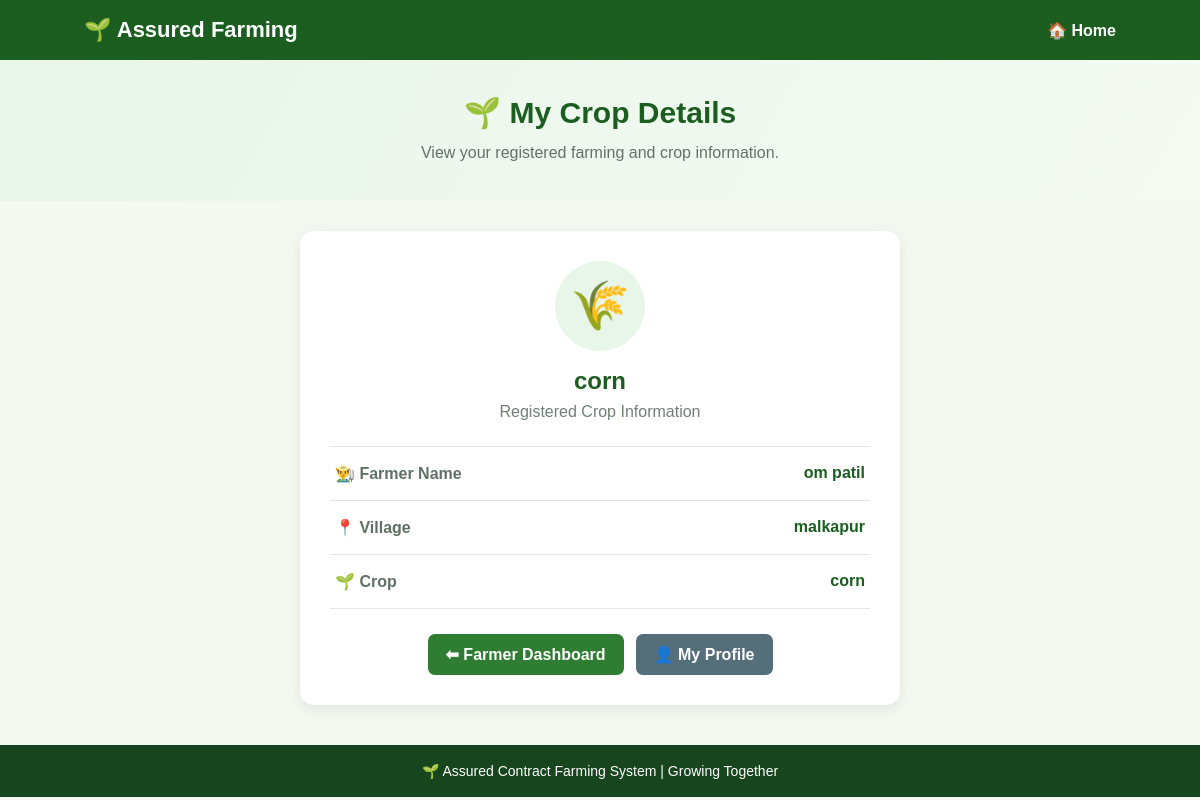
The app's page /farmer/crop/ (signed in) with its own data.
### farming/models.py (models this page shows, shortened)
class Farmer(models.Model):
    name = models.CharField(max_length=100)
    mobile = models.CharField(max_length=15)
    village = models.CharField(max_length=100)
    crop = models.CharField(max_length=100)
    password = models.CharField(max_length=100)

### farming/views.py (the view)
# urls.py: path('farmer/crop/', views.farmer_crop, name='farmer_crop'),
def farmer_crop(request):
    farmer_id = request.session.get('farmer_id')
    if farmer_id:
        farmer = Farmer.objects.get(id=farmer_id)
        return render(request, 'farmer_crop.html', {
            'farmer': farmer
        })
    return render(request, 'farmer_login.html', {
        'error': 'Please login first!'
    })

### farming/templates/farmer_crop.html (shortened to what this page needs)
<!DOCTYPE html>
<html>
<head>
</head>
<body>
    <div class="navbar">
        <div class="logo">🌱 Assured Farming</div>
        <a href="/">🏠 Home</a>
    </div>
    <section class="hero">
        <h1>🌱 My Crop Details</h1>
        <p>View your registered farming and crop information.</p>
    </section>
    <div class="crop-card">
        <div class="crop-icon">🌾</div>
        <h2>{{ farmer.crop }}</h2>
        <p class="subtitle">Registered Crop Information</p>
        <div class="details">
            <div class="detail-row">
                <span class="detail-label">👨‍🌾 Farmer Name</span>
                <span class="detail-value">{{ farmer.name }}</span>
            </div>
            <div class="detail-row">
                <span class="detail-label">📍 Village</span>
                <span class="detail-value">{{ farmer.village }}</span>
            </div>
            <div class="detail-row">
                <span class="detail-label">🌱 Crop</span>
                <span class="detail-value">{{ farmer.crop }}</span>
            </div>
        </div>
        <div class="actions">
            <a class="btn" href="/farmer/dashboard/">
                ⬅ Farmer Dashboard
            </a>
            <a class="btn btn-secondary" href="/farmer/profile/">
                👤 My Profile
            </a>
        </div>
    </div>
    <footer>
        🌱 Assured Contract Farming System | Growing Together
    </footer>
</body>
</html>

### farming/templates/farmer_crop.html (style rules this page uses)
* { margin: 0; padding: 0; box-sizing: border-box; font-family: Arial, sans-serif; }
body { background: #f3f8f1; color: #26352a; }
.navbar { background: #1b5e20; color: white; padding: 17px 7%; display: flex; justify-content: space-between; align-items: center; }
.logo { font-size: 22px; font-weight: bold; }
.navbar a { color: white; text-decoration: none; font-weight: bold; }
.hero { text-align: center; padding: 35px 15px; background: linear-gradient(120deg, #e8f5e9, #f5fbf3); }
.hero h1 { color: #1b5e20; font-size: 30px; margin-bottom: 10px; }
.hero p { color: #637267; line-height: 1.6; }
.crop-card { width: 90%; max-width: 600px; margin: 30px auto; padding: 30px; background: white; border-radius: 14px; box-shadow: 0 4px 15px rgba(0,0,0,0.08); }
.crop-icon { width: 90px; height: 90px; margin: 0 auto 16px; background: #e8f5e9; border-radius: 50%; display: flex; justify-content: center; align-items: center; font-size: 48px; }
.crop-card h2 { text-align: center; color: #1b5e20; margin-bottom: 8px; }
.subtitle { text-align: center; color: #718074; margin-bottom: 25px; }
.details { border-top: 1px solid #e0e9e0; }
.detail-row { display: flex; justify-content: space-between; align-items: center; gap: 15px; padding: 17px 5px; border-bottom: 1px solid #e0e9e0; }
.detail-label { color: #607064; font-weight: bold; }
.detail-value { color: #1b5e20; font-weight: bold; text-align: right; overflow-wrap: anywhere; }
.actions { display: flex; flex-wrap: wrap; justify-content: center; gap: 12px; margin-top: 25px; }
.btn { display: inline-block; padding: 11px 18px; border-radius: 7px; text-decoration: none; text-align: center; color: white; background: #2e7d32; font-weight: bold; transition: background 0.2s; }
.btn-secondary { background: #546e7a; }
footer { background: #17451e; color: white; text-align: center; padding: 18px; margin-top: 40px; font-size: 14px; }

### records on screen
Farmer: crop "corn", name "om patil", village "malkapur"
